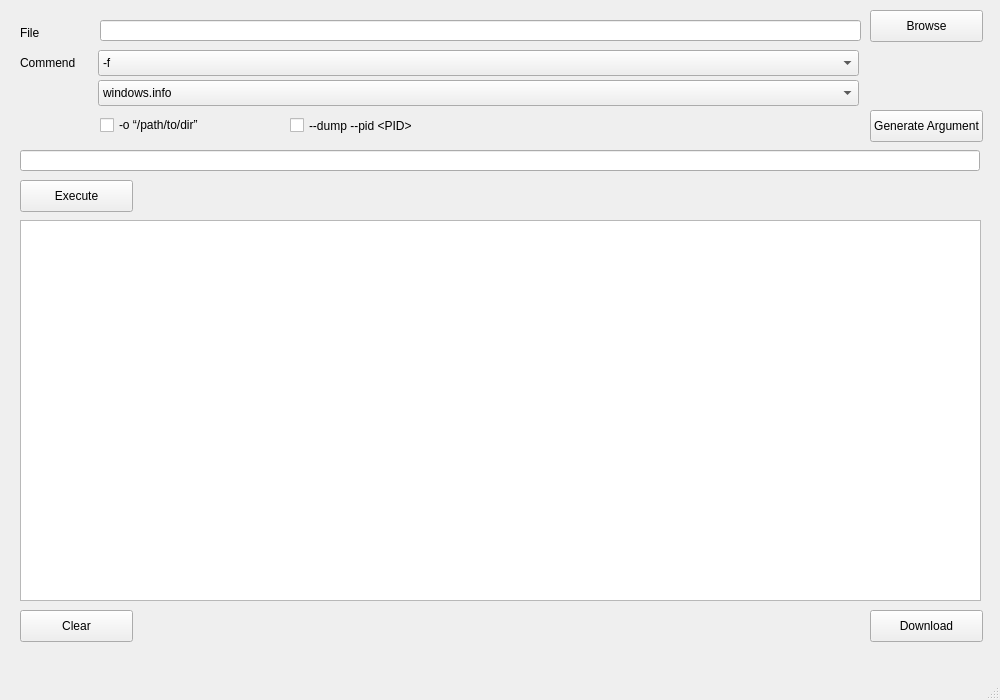
<?xml version="1.0" encoding="UTF-8"?>
<ui version="4.0">
 <class>MainWindow</class>
 <widget class="QMainWindow" name="MainWindow">
  <property name="geometry">
   <rect>
    <x>0</x>
    <y>0</y>
    <width>1000</width>
    <height>700</height>
   </rect>
  </property>
  <property name="windowTitle">
   <string>MainWindow</string>
  </property>
  <widget class="QWidget" name="centralwidget">
   <widget class="QLabel" name="label">
    <property name="geometry">
     <rect>
      <x>20</x>
      <y>25</y>
      <width>60</width>
      <height>16</height>
     </rect>
    </property>
    <property name="text">
     <string>File</string>
    </property>
   </widget>
   <widget class="QLabel" name="label_2">
    <property name="geometry">
     <rect>
      <x>20</x>
      <y>55</y>
      <width>71</width>
      <height>16</height>
     </rect>
    </property>
    <property name="text">
     <string>Commend</string>
    </property>
   </widget>
   <widget class="QLineEdit" name="filename">
    <property name="geometry">
     <rect>
      <x>100</x>
      <y>20</y>
      <width>761</width>
      <height>21</height>
     </rect>
    </property>
   </widget>
   <widget class="QPushButton" name="browse">
    <property name="geometry">
     <rect>
      <x>870</x>
      <y>10</y>
      <width>113</width>
      <height>32</height>
     </rect>
    </property>
    <property name="text">
     <string>Browse</string>
    </property>
   </widget>
   <widget class="QComboBox" name="comboBox">
    <property name="geometry">
     <rect>
      <x>98</x>
      <y>50</y>
      <width>761</width>
      <height>26</height>
     </rect>
    </property>
    <item>
     <property name="text">
      <string>-f</string>
     </property>
    </item>
    <item>
     <property name="text">
      <string>-h</string>
     </property>
    </item>
   </widget>
   <widget class="QPushButton" name="download">
    <property name="geometry">
     <rect>
      <x>870</x>
      <y>610</y>
      <width>113</width>
      <height>32</height>
     </rect>
    </property>
    <property name="text">
     <string>Download</string>
    </property>
   </widget>
   <widget class="QPushButton" name="generate">
    <property name="geometry">
     <rect>
      <x>870</x>
      <y>110</y>
      <width>113</width>
      <height>32</height>
     </rect>
    </property>
    <property name="text">
     <string>Generate Argument</string>
    </property>
   </widget>
   <widget class="QComboBox" name="argument">
    <property name="geometry">
     <rect>
      <x>98</x>
      <y>80</y>
      <width>761</width>
      <height>26</height>
     </rect>
    </property>
    <item>
     <property name="text">
      <string>windows.info</string>
     </property>
    </item>
    <item>
     <property name="text">
      <string>windows.pstree</string>
     </property>
    </item>
    <item>
     <property name="text">
      <string>windows.pslist</string>
     </property>
    </item>
    <item>
     <property name="text">
      <string>windows.dumpfiles</string>
     </property>
    </item>
    <item>
     <property name="text">
      <string>windows.memmap</string>
     </property>
    </item>
    <item>
     <property name="text">
      <string>windows.handles</string>
     </property>
    </item>
    <item>
     <property name="text">
      <string>windows.procdump</string>
     </property>
    </item>
    <item>
     <property name="text">
      <string>windows.dlllis</string>
     </property>
    </item>
    <item>
     <property name="text">
      <string>windows.cmdline</string>
     </property>
    </item>
    <item>
     <property name="text">
      <string>windows.netscan</string>
     </property>
    </item>
    <item>
     <property name="text">
      <string>windows.netstat</string>
     </property>
    </item>
    <item>
     <property name="text">
      <string>windows.registry.hivescan</string>
     </property>
    </item>
    <item>
     <property name="text">
      <string>windows.registry.hivelist</string>
     </property>
    </item>
    <item>
     <property name="text">
      <string>windows.registry.printkey</string>
     </property>
    </item>
    <item>
     <property name="text">
      <string>windows.psscan</string>
     </property>
    </item>
    <item>
     <property name="text">
      <string>windows.filescan</string>
     </property>
    </item>
    <item>
     <property name="text">
      <string>windows.dumpfiles</string>
     </property>
    </item>
    <item>
     <property name="text">
      <string>windows.malfind</string>
     </property>
    </item>
    <item>
     <property name="text">
      <string>windows.vadyarascan</string>
     </property>
    </item>
    <item>
     <property name="text">
      <string>yarascan.yarascan</string>
     </property>
    </item>
   </widget>
   <widget class="QPlainTextEdit" name="plainTextEdit">
    <property name="geometry">
     <rect>
      <x>20</x>
      <y>220</y>
      <width>961</width>
      <height>381</height>
     </rect>
    </property>
   </widget>
   <widget class="QLineEdit" name="filename_2">
    <property name="geometry">
     <rect>
      <x>20</x>
      <y>150</y>
      <width>960</width>
      <height>21</height>
     </rect>
    </property>
   </widget>
   <widget class="QPushButton" name="clear">
    <property name="geometry">
     <rect>
      <x>20</x>
      <y>610</y>
      <width>113</width>
      <height>32</height>
     </rect>
    </property>
    <property name="text">
     <string>Clear</string>
    </property>
   </widget>
   <widget class="QPushButton" name="generate_2">
    <property name="geometry">
     <rect>
      <x>20</x>
      <y>180</y>
      <width>113</width>
      <height>32</height>
     </rect>
    </property>
    <property name="text">
     <string>Execute</string>
    </property>
   </widget>
   <widget class="QCheckBox" name="checkBox">
    <property name="geometry">
     <rect>
      <x>100</x>
      <y>115</y>
      <width>131</width>
      <height>20</height>
     </rect>
    </property>
    <property name="text">
     <string>-o “/path/to/dir”</string>
    </property>
   </widget>
   <widget class="QCheckBox" name="checkBox_2">
    <property name="geometry">
     <rect>
      <x>290</x>
      <y>115</y>
      <width>141</width>
      <height>20</height>
     </rect>
    </property>
    <property name="text">
     <string>‑‑dump ‑‑pid &lt;PID&gt;</string>
    </property>
   </widget>
  </widget>
  <widget class="QMenuBar" name="menubar">
   <property name="geometry">
    <rect>
     <x>0</x>
     <y>0</y>
     <width>1000</width>
     <height>21</height>
    </rect>
   </property>
  </widget>
  <widget class="QStatusBar" name="statusbar"/>
 </widget>
 <resources/>
 <connections/>
</ui>
